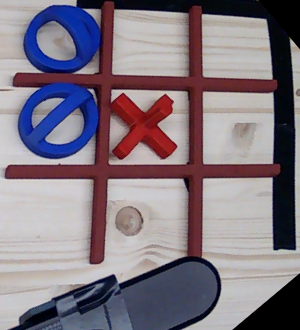
#> input picture tiktaktoe_brain/current_board.png, 300 x 330 px
$ python video_test.py
#> lines starting #> are read from the running program, lines starting #| are printed output that depends on the picture
#> further down, raw_image is the input picture: shape (330, 300, 3); mean B, G, R 129.7, 119.4, 129.8
import cv2
import numpy as np

def rotate_and_crop(image, angle, crop_box):
    """
    Rotates an image around its center and then crops it.
    :param image: The input OpenCV image (numpy array)
    :param angle: Float angle in degrees. Negative for clockwise.
    :param crop_box: Tuple (y_start, y_end, x_start, x_end)
    :return: The processed image
    """
#> called with angle = -65, crop_box = (100, 380, 150, 490)
    # --- STEP 1: ROTATION ---
    # Get image dimensions
    (h, w) = image.shape[:2]
#> h = 330; w = 300
    # Find the center point to rotate around
    center = (w // 2, h // 2)
#> center = (150, 165)

    # Calculate the rotation matrix
    # getRotationMatrix2D takes: (center point, angle, scale factor)
    # Note: A negative angle means clockwise rotation.
    M = cv2.getRotationMatrix2D(center, angle, 1.0)

    # Apply the rotation matrix to the image
    # warpAffine takes: (image, matrix, (final_width, final_height))
    rotated_image = cv2.warpAffine(image, M, (w, h))
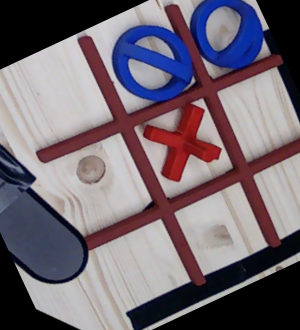
#> rotated_image: shape (330, 300, 3); mean B, G, R 114.1, 104.6, 115

    # --- STEP 2: CROPPING ---
    # Unpack cropping coordinates
    # y = rows (up/down), x = columns (left/right)
    y_start, y_end, x_start, x_end = crop_box

    # Ensure coordinates are within bounds (prevents crashing if numbers are off)
    y_start, x_start = max(0, y_start), max(0, x_start)
    y_end, x_end = min(h, y_end), min(w, x_end)
#> y_end = 330; x_end = 300

    # Use standard NumPy array slicing to crop
    # Format is image[rows:rows, columns:columns]
    final_image = rotated_image[y_start:y_end, x_start:x_end]
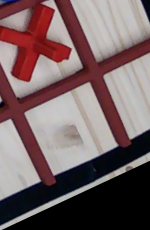
#> final_image: shape (230, 150, 3); mean B, G, R 99.8, 98.4, 118.1

    return rotated_image, final_image

# ==========================================
# TESTING AREA
# ==========================================

# 1. Load your image (replace with an actual captured image path later)
# If you don't have one handy, generate a dummy one for testing:
# dummy_img = np.zeros((480, 640, 3), np.uint8)
# cv2.rectangle(dummy_img, (200, 150), (440, 330), (255, 255, 255), -1) # Draw simulated board area
# cv2.imwrite("test_board.jpg", dummy_img)
raw_image = cv2.imread("current_board.png")  # Replace with "test_board.jpg" if using the dummy image

if raw_image is None:
    print("Error: Could not load image. Make sure 'test_board.jpg' exists.")
    exit()

# === TUNE THESE VALUES ===
# Trial and error is the easiest way to find these initially.

# Angle: Negative = Clockwise, Positive = Counter-Clockwise
ROTATION_ANGLE = -65.0

# Crop Box: (y_top, y_bottom, x_left, x_right)
# Hint: Open the rotated image in GIMP or Paint to find pixel coordinates.
CROP_COORDS = (100, 380, 150, 490)
# =========================


print("Processing image...")
rotated_view, final_view = rotate_and_crop(raw_image, ROTATION_ANGLE, CROP_COORDS)

# Show results side-by-side (optional, requires GUI)
cv2.imshow("1. Original", raw_image)
cv2.imshow("2. Rotated (Intermediate)", rotated_view)
cv2.imshow("3. Final Cropped Result", final_view)

print("Showing results. Press any key in the windows to exit.")
cv2.waitKey(0)
cv2.destroyAllWindows()

# Save the result to see what the AI will get
cv2.imwrite("cleaned_board_for_ai.png", final_view)
